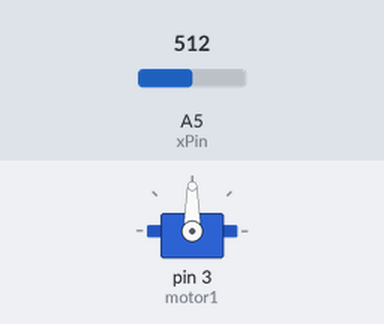
Simulated run of this sketch. Board: Arduino Uno, built with avr-gcc and run on an emulated ATmega328P. Parts: servo. Inputs (shaded band) come from the test bench; at power-on: A5 (xPin) = 512.

Above: at 1.2 s.
1.3 s: A5 (xPin) set to 716
At 2.0 s:
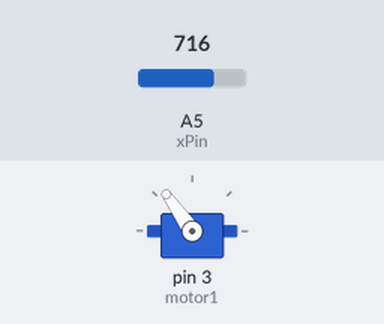
2.8 s: A5 (xPin) set to 900
At 3.1 s:
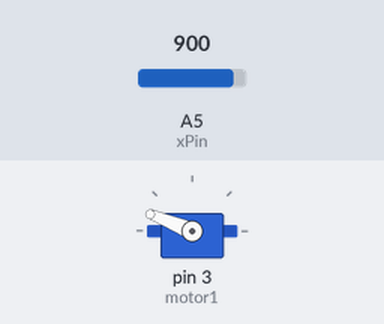
4.3 s: A5 (xPin) set to 1023
At 5.5 s:
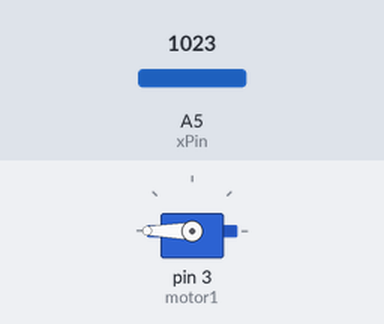
5.8 s: A5 (xPin) set to 306
At 6.6 s:
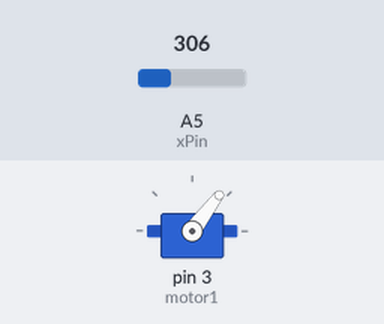
7.3 s: A5 (xPin) set to 122
At 7.7 s:
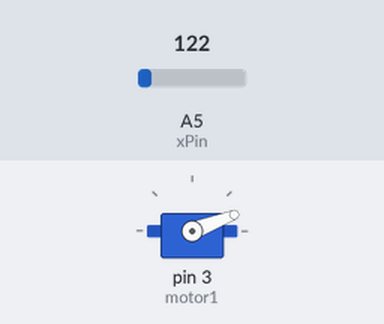
Timing chart, 0 to 9.8 s (numbered marks = the images above; inputs shaded):
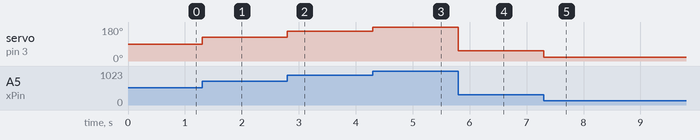

Measured:
- after the input at 1.3 s, servo on pin 3 (motor1): 90° → 125° at once
- after the input at 2.8 s, servo on pin 3 (motor1): 125° → 158° at once
- after the input at 4.3 s, servo on pin 3 (motor1): 158° → 180° at once
- after the input at 5.8 s, servo on pin 3 (motor1): 180° → 53° at once
- after the input at 7.3 s, servo on pin 3 (motor1): 53° → 21° at once

The sketch:

Joystick_Kontrol_Servo_X_Ekseni.ino
```cpp
#include <Servo.h>
int xPin = A5;
Servo motor1; Servo motor2;

int xPozisyon = 0;
int yPozisyon = 0;


void setup() {
pinMode(xPin, INPUT);
motor1.attach(3);
}

void loop() {
xPozisyon = map(analogRead(xPin),0,1023,0,180);
motor1.write(xPozisyon);
}
```
